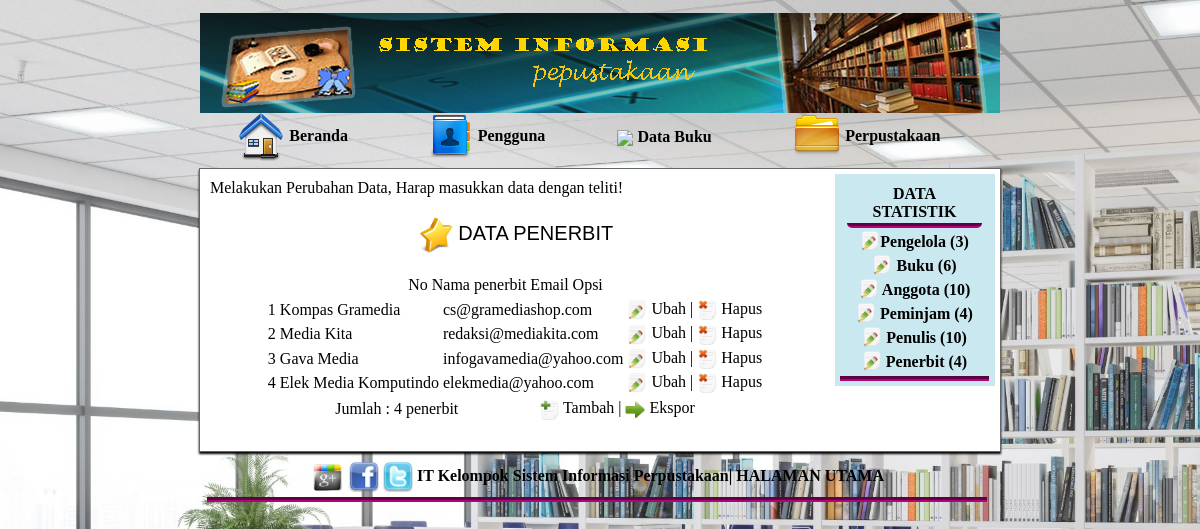
The page /?halaman=penerbit (signed in) on the database its author committed.
### tables this page shows
CREATE TABLE `penerbit` (
  `kode_penerbit` int(11) NOT NULL,
  `nama_penerbit` varchar(35) NOT NULL,
  `alamat` text NOT NULL,
  `telepon` varchar(15) NOT NULL,
  `email` text NOT NULL,
  `keterangan` text NOT NULL
);

### penerbit_modul.php (the view, shortened to what this page needs)
<?php
include 'penerbit_skrip.php';
?>
<?php
if (empty($_GET['aksi'])){
  $no = 1;
  $lihat = $mysqli->query("SELECT * FROM penerbit Order By kode_penerbit");
  $jml_data = $lihat->num_rows;
?>
  <h3 align="center">
  <img class="gambar_menu" src="ikon/penerbit.png" align="absmiddle" />
  DATA PENERBIT</h3>
  <table border="0" class="judul" align="center">
   <tr class="judul" align="center">
    <td class="nomor">No</td>
    <td class="data">Nama penerbit</td>
    <td class="data">Email</td>
    <td class="data">Opsi</td>
    <td width="15">&nbsp;</td>
   </tr>
  </table>
  <div class="data">
  <table border="0" class="data" align="center">
  <?php while ($l = $lihat->fetch_array()){ ?>
   <tr class="data">
    <td class="nomor"><?php echo "$no";?></td>
    <td class="data"><?php echo "$l[nama_penerbit]";?></td>
    <td class="data"><?php echo "$l[email]";?></td>
    <td class="data" align="center">
    <img src="ikon/ubah.png" width="20" height="20" align="absmiddle" />
    <a href="?halaman=penerbit&opsi=ubah&id=<?php echo "$l[kode_penerbit]"; ?>">
    Ubah</a> |
    <img src="ikon/hapus.png" width="20" height="20" align="absmiddle" />
    <a href="?halaman=penerbit&skrip=hapus&id=<?php echo "$l[kode_penerbit]";?>" onClick="return hapus();">
    Hapus</a>
    </td>
   </tr>
   <?php $no++; } ?>
  </table>
  </div>
  <table border="0" class="status" align="center">
   <tr>
    <td width="200">Jumlah : <?php echo "$jml_data";?> penerbit</td>
    <td align="center" class="data">
    <a href="?halaman=penerbit&opsi=tambah">
    <img src="ikon/tambah.png" width="20" height="20" align="absmiddle" />
    Tambah</a> |
    <a href="?halaman=penerbit&opsi=ekspor">
    <img src="ikon/ekspor.png" width="20" height="20" align="absmiddle" />
    Ekspor</a>
    </td>
   </tr>
  </table>
  <br>
<?php } ?>

### desain.css (style rules this page uses)
a { color: #000000; text-decoration: none; }
.gambar_menu { width: 36px; height: 36px; }
h3 { font: 20px Arial, Helvetica, sans-serif; color: #000000; }

### rows shown on the page
penerbit: nama_penerbit "Kompas Gramedia", email "cs@gramediashop.com"
penerbit: nama_penerbit "Media Kita", email "redaksi@mediakita.com"
penerbit: nama_penerbit "Gava Media", email "infogavamedia@yahoo.com"
penerbit: nama_penerbit "Elek Media Komputindo", email "elekmedia@yahoo.com"

### other values the page prints
$jml_data "4"
$a1 "3"
$a2 "6"
$a3 "10"
$a4 "4"
$a5 "10"
$a6 "4"
